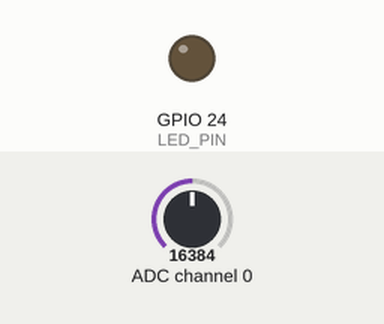
A program run on a simulated Raspberry Pi (BCM pin numbers). Parts: output pins drawn as LEDs (lit = HIGH). Inputs (shaded band) come from the test bench; at power-on: ADC channel 0 = 16384 (analog values on the 0–32767 scale). The clock reads 2024-03-15 10:24:30 at power-on unless the program sets it; what the program prints to the terminal is not drawn.

Above: at 1.2 s.
1.3 s: ADC channel 0 set to 9830
At 2.64 s:
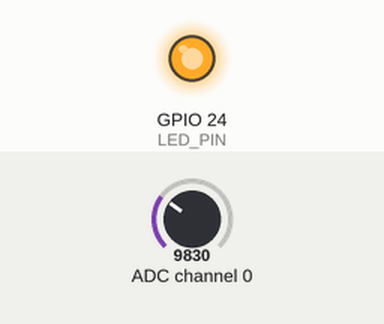
Timing chart, 0 to 4.3 s (numbered marks = the images above; inputs shaded):
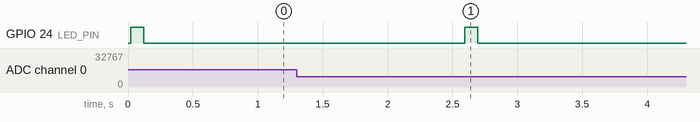

Measured:
- after the input at 1.3 s, GPIO 24 (LED_PIN): LOW → HIGH after 1.3 s, → LOW 0.10 s later

The program:

heart-beat-sensor.py
```python
#!/usr/bin/python
# coding=utf-8

#############################################################################################################
### Copyright by Joy-IT
### Published under Creative Commons Attribution-NonCommercial-ShareAlike 3.0 Unported License
### Commercial use only after permission is requested and granted
###
### Parts of Code based on Dan Truong's KY039 Arduino Heartrate Monitor V1.0
### [https://forum.arduino.cc/index.php?topic=209140.msg2168654] Message #29
#############################################################################################################


# Dieser Code nutzt die ADS1115 und die I2C Python Library fuer den Raspberry Pi
# Diese ist unter folgendem Link unter der BSD Lizenz veroeffentlicht
# [https://github.com/adafruit/Adafruit-Raspberry-Pi-Python-Code]
from Adafruit_ADS1x15 import ADS1x15
from time import sleep

# Weitere benoetigte Module werden importiert und eingerichtet
import time, signal, sys, os
import RPi.GPIO as GPIO
GPIO.setmode(GPIO.BCM)
GPIO.setwarnings(False)

# Benutzte Variablen werden initialisiert
beatsPerMinute = 0
isPeak = False
result = False
delayTime = 0.01
maxValue = 0
schwelle = 25
beatTime = 0
oldBeatTime = 0

# Adresszuweisung ADS1x15 ADC

ADS1015 = 0x00  # 12-bit ADC
ADS1115 = 0x01  # 16-bit

# Verstaerkung (Gain) wird ausgewaehlt
gain = 4096  # +/- 4.096V
# gain = 2048  # +/- 2.048V
# gain = 1024  # +/- 1.024V
# gain = 512   # +/- 0.512V
# gain = 256   # +/- 0.256V

# Abtasterate des ADC (SampleRate) wird ausgewaehlt
sps = 8    # 8 Samples pro Sekunde
# sps = 16   # 16 Samples pro Sekunde
# sps = 32   # 32 Samples pro Sekunde
# sps = 64   # 64 Samples pro Sekunde
# sps = 128  # 128 Samples pro Sekunde
# sps = 250  # 250 Samples pro Sekunde
# sps = 475  # 475 Samples pro Sekunde
# sps = 860  # 860 Samples pro Sekunde

# ADC-Channel (1-4) wird ausgewaehlt
adc_channel = 0    # Channel 0
# adc_channel = 1    # Channel 1
# adc_channel = 2    # Channel 2
# adc_channel = 3    # Channel 3

# Hier wird der ADC initialisiert - beim KY-053 verwendeten ADC handelt es sich um einen ADS1115 Chipsatz
adc = ADS1x15(ic=ADS1115)

# Hier wird der Ausgangs-Pin deklariert, an dem die LED angeschlossen ist.
LED_PIN = 24
GPIO.setup(LED_PIN, GPIO.OUT, initial= GPIO.LOW)


#############################################################################################################

# Hier wird der Ausgangs-Pin deklariert, an dem der Buzzer angeschlossen ist.
def heartBeatDetect(schwelle):
        global maxValue
        global isPeak
        global result
        global oldBeatTime

        # Hier wird der aktuelle Spannungswert am Fototransistor ausgelesen
        # und in der rawValue - Variable zwischengespeichert
        # Mit "adc_channel" wird der am ADC angeschlossene Channel ausgewaehlt
        rawValue = adc.readADCSingleEnded(adc_channel, gain, sps)

        # Reset der Ergebnis Variable
        if result == True:
            result = False

        # Sollte der aktuelle Wert vom letzten maximalen Wert zu weit abweichen
        # (z.B.da der Finger neu aufgesetzt oder weggenommen wurde)
        # So wird der MaxValue resetiert, um eine neue Basis zu erhalten.
        if rawValue * 4 < maxValue:              maxValue = rawValue * 0.8;        # Hier wurd der eigentliche Peak detektiert. Sollte ein neuer RawValue groeßer sein        # als der letzte maximale Wert, so wird das als Spitze der aufgezeichneten Daten erkannt.
        if rawValue > (maxValue - schwelle):

              if rawValue > maxValue:
                    maxValue = rawValue
              # Zum erkannten Peak soll nur ein Herzschlag zugewiesen werden
              if isPeak == False:
                    result = True

              isPeak = True

        else:
            if rawValue < maxValue - schwelle:
              isPeak = False
              # Hierbei wird der maximale Wert bei jedem Durchlauf
              # etwas wieder herabgesetzt. Dies hat den Grund, dass
              # nicht nur der Wert sonst immer stabil bei jedem Schlag
              # gleich oder kleiner als maxValue sein wuerde, sondern auch,
              # falls der Finder sich minimal bewegen sollte und somit
              # das Signal generell schwaecher sein sollte.
            maxValue = maxValue - schwelle/2

        # Wurde in der oberen Abfrage ein Herzschlag detektiert, so wird nun die Ausgabe freigegeben
        if result == True:

            # Berechnung des Puls
            # Hierbei wird bei jedem registrierten Herzschlag die System-Zeit aufgenommen
            # Beim naechsten Herzschlag wird dann die aktuelle Systemzeit mit der gespeicherten verglichen
            # Die Differenz der beiden ergibt dann die Zeit zwischen den Herz-Schlaegen
            # womit man dann auch den Puls berechnen kann.
            beatTime = time.time()
            timedifference = beatTime - oldBeatTime
            beatsPerMinute = 60/timedifference
            oldBeatTime = beatTime

            # Neben der Berechnung des Puls, wird der Herzschlag auch auf eine LED als kurzes Aufblinken ausgegeben
            GPIO.output(LED_PIN, GPIO.HIGH)
            time.sleep(delayTime*10)
            GPIO.output(LED_PIN, GPIO.LOW)

            # Erechneter Puls wird der Funktion übergeben
            return beatsPerMinute

#############################################################################################################

# ########
# Hauptprogrammschleife
# ########
# Das Programm sieht vor, dass im Abstand der eingestellten "delayTime" (Standard: 10ms)
# die Funktion zur Herzschlagdetektion aufgerufen wird. Wurde ein Herzschlag erkannt,
# so wird der Puls ausgegeben.

try:
        while True:
                time.sleep(delayTime)
                beatsPerMinute = heartBeatDetect(schwelle)
                if result == True:
                    print "---Herzschlag erkannt !--- Puls:", int(beatsPerMinute),"(bpm)"


except KeyboardInterrupt:
        GPIO.cleanup()
```
